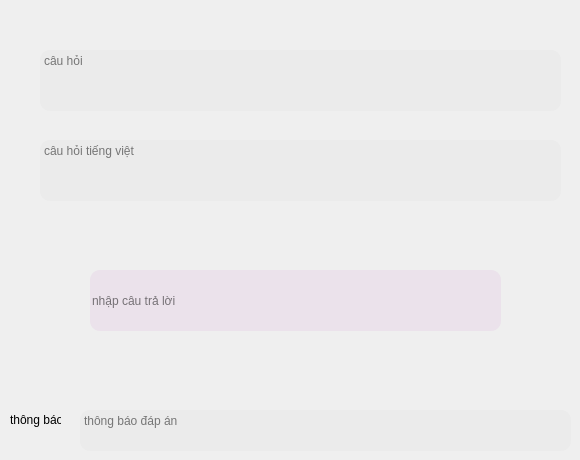
      <widget class="QWidget" name="page_10">
       <widget class="QTextEdit" name="text_en_kt_2">
        <property name="geometry">
         <rect>
          <x>40</x>
          <y>50</y>
          <width>521</width>
          <height>61</height>
         </rect>
        </property>
        <property name="mouseTracking">
         <bool>true</bool>
        </property>
        <property name="styleSheet">
         <string notr="true">border-radius: 10px;
color: black;
background: rgba(231, 231, 231, 0.5);
</string>
        </property>
        <property name="placeholderText">
         <string>câu hỏi </string>
        </property>
       </widget>
       <widget class="QTextEdit" name="text_vi_kt_2">
        <property name="geometry">
         <rect>
          <x>40</x>
          <y>140</y>
          <width>521</width>
          <height>61</height>
         </rect>
        </property>
        <property name="mouseTracking">
         <bool>true</bool>
        </property>
        <property name="styleSheet">
         <string notr="true">border-radius: 10px;
color: black;
background: rgba(231, 231, 231, 0.5);
</string>
        </property>
        <property name="placeholderText">
         <string>câu hỏi tiếng việt</string>
        </property>
       </widget>
       <widget class="QLineEdit" name="tl_kt_2">
        <property name="geometry">
         <rect>
          <x>90</x>
          <y>270</y>
          <width>411</width>
          <height>61</height>
         </rect>
        </property>
        <property name="styleSheet">
         <string notr="true">border-radius: 10px;
color: black;
background: rgba(231, 212, 231, 0.5);
</string>
        </property>
        <property name="text">
         <string/>
        </property>
        <property name="placeholderText">
         <string>nhập câu trả lời</string>
        </property>
       </widget>
       <widget class="QTextEdit" name="tbao_kt_2">
        <property name="geometry">
         <rect>
          <x>80</x>
          <y>410</y>
          <width>491</width>
          <height>41</height>
         </rect>
        </property>
        <property name="mouseTracking">
         <bool>true</bool>
        </property>
        <property name="styleSheet">
         <string notr="true">border-radius: 10px;
color: black;
background: rgba(231, 231, 231, 0.5);
</string>
        </property>
        <property name="placeholderText">
         <string>thông báo đáp án</string>
        </property>
       </widget>
       <widget class="QLabel" name="label_10">
        <property name="geometry">
         <rect>
          <x>10</x>
          <y>410</y>
          <width>51</width>
          <height>20</height>
         </rect>
        </property>
        <property name="text">
         <string>thông báo</string>
        </property>
       </widget>
      </widget>
